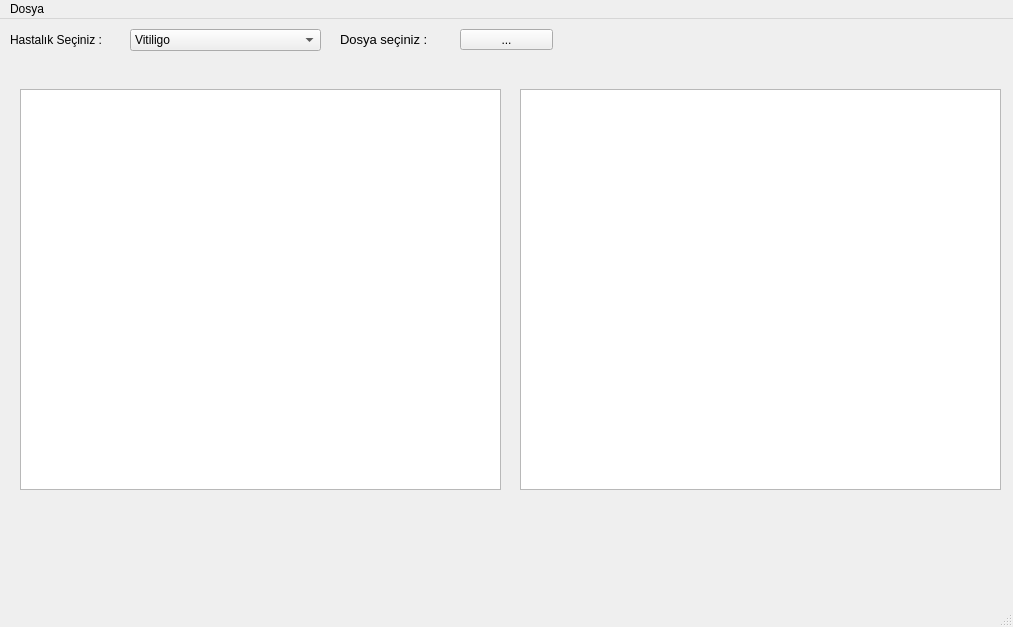
<?xml version="1.0" encoding="UTF-8"?>
<ui version="4.0">
 <class>MainWindow</class>
 <widget class="QMainWindow" name="MainWindow">
  <property name="windowModality">
   <enum>Qt::NonModal</enum>
  </property>
  <property name="geometry">
   <rect>
    <x>0</x>
    <y>0</y>
    <width>1013</width>
    <height>627</height>
   </rect>
  </property>
  <property name="windowTitle">
   <string>Cilt Hastalıkları Tespit Uygulaması</string>
  </property>
  <property name="windowIcon">
   <iconset>
    <normalon>../heartbeat.png</normalon>
   </iconset>
  </property>
  <widget class="QWidget" name="centralwidget">
   <widget class="QLabel" name="lblresim">
    <property name="geometry">
     <rect>
      <x>340</x>
      <y>10</y>
      <width>101</width>
      <height>21</height>
     </rect>
    </property>
    <property name="font">
     <font>
      <pointsize>10</pointsize>
     </font>
    </property>
    <property name="text">
     <string>Dosya seçiniz :</string>
    </property>
   </widget>
   <widget class="QGraphicsView" name="grview_img">
    <property name="geometry">
     <rect>
      <x>20</x>
      <y>70</y>
      <width>481</width>
      <height>401</height>
     </rect>
    </property>
   </widget>
   <widget class="QPushButton" name="btn_dsysec">
    <property name="geometry">
     <rect>
      <x>460</x>
      <y>10</y>
      <width>93</width>
      <height>21</height>
     </rect>
    </property>
    <property name="text">
     <string>...</string>
    </property>
   </widget>
   <widget class="QLabel" name="lblhastalikad">
    <property name="geometry">
     <rect>
      <x>10</x>
      <y>10</y>
      <width>111</width>
      <height>21</height>
     </rect>
    </property>
    <property name="font">
     <font>
      <pointsize>9</pointsize>
     </font>
    </property>
    <property name="text">
     <string>Hastalık Seçiniz : </string>
    </property>
   </widget>
   <widget class="QComboBox" name="cmb_hastalik">
    <property name="geometry">
     <rect>
      <x>130</x>
      <y>10</y>
      <width>191</width>
      <height>22</height>
     </rect>
    </property>
    <item>
     <property name="text">
      <string>Vitiligo</string>
     </property>
    </item>
    <item>
     <property name="text">
      <string>Rozasea</string>
     </property>
    </item>
    <item>
     <property name="text">
      <string>Tinea Fasiyalis</string>
     </property>
    </item>
   </widget>
   <widget class="QGraphicsView" name="grview_img_2">
    <property name="geometry">
     <rect>
      <x>520</x>
      <y>70</y>
      <width>481</width>
      <height>401</height>
     </rect>
    </property>
   </widget>
  </widget>
  <widget class="QMenuBar" name="menubar">
   <property name="geometry">
    <rect>
     <x>0</x>
     <y>0</y>
     <width>1013</width>
     <height>26</height>
    </rect>
   </property>
   <widget class="QMenu" name="menuDosya">
    <property name="title">
     <string>Dosya</string>
    </property>
    <addaction name="actionDosya_Se"/>
   </widget>
   <addaction name="menuDosya"/>
  </widget>
  <widget class="QStatusBar" name="statusbar"/>
  <action name="actionDosya_Se">
   <property name="text">
    <string>Dosya Seç</string>
   </property>
  </action>
 </widget>
 <resources/>
 <connections/>
</ui>
